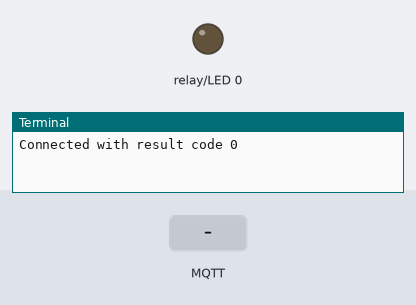
This program was run on a simulated Raspberry Pi (BCM pin numbers) with a PiFace Digital. On the bench: output pins drawn as LEDs (lit = HIGH), the last lines printed to the terminal. Inputs (shaded band) come from the test bench. No MQTT or app messages arrive unless stated.

Above: at 1.3 s.
1.4 s: MQTT message "ON" arrives on the first subscribed topic
At 2.2 s:
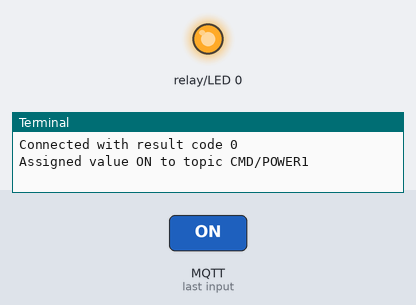
2.9 s: MQTT message "OFF" arrives on the first subscribed topic
At 3.3 s:
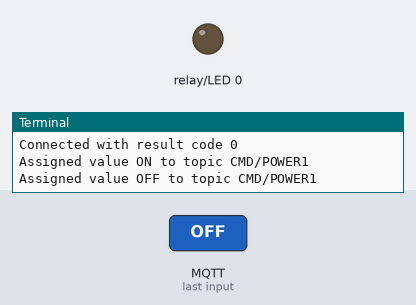
Timing chart, 0 to 5.9 s (numbered marks = the images above; inputs shaded):
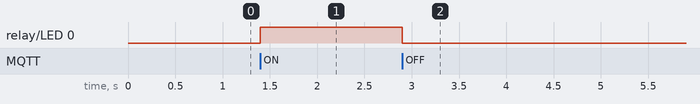

Measured:
- after the input at 1.4 s, relay/LED 0: LOW → HIGH at once
- after the input at 2.9 s, relay/LED 0: HIGH → LOW at once

The program:

mqttclient.py
```python
import paho.mqtt.client as mqtt
import pifacedigitalio as p

MQTT_SERVER="192.168.120.10"
MQTT_PATH1="CMD/POWER1"
MQTT_PATH2="CMD/POWER2"

p.init()

def on_connect(client, userdata, flags, rc):
    print("Connected with result code "+str(rc))
    client.subscribe(MQTT_PATH1)
    client.subscribe(MQTT_PATH2)

def on_message(client, userdata, msg):
    value=0

    if ("OFF" in str(msg.payload)):
        value=0
        valuestr="OFF"

    if ("ON" in str(msg.payload)):
        value=1
        valuestr="ON"

    if (msg.topic=="CMD/POWER1"):
        p.digital_write(0,value)
        print("Assigned value {} to topic CMD/POWER1".format(valuestr))

    if (msg.topic=="CMD/POWER2"):
        p.digital_write(1,value)
        print("Assigned value {} to topic CMD/POWER2".format(valuestr))


p.init()

client = mqtt.Client()
client.on_connect = on_connect
client.on_message = on_message

client.connect(MQTT_SERVER, 1883, 60)

client.loop_forever()
```
